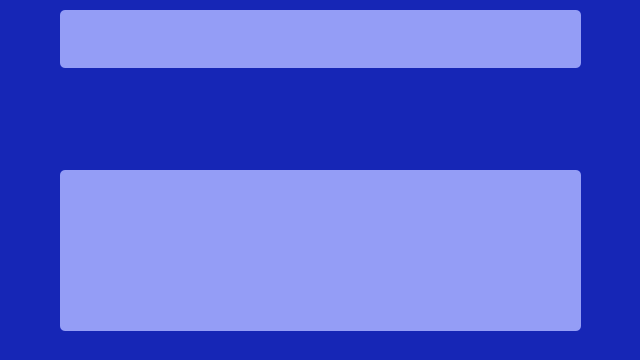
<?xml version="1.0" encoding="UTF-8"?>
<ui version="4.0">
 <class>MainWindow</class>
 <widget class="QMainWindow" name="MainWindow">
  <property name="geometry">
   <rect>
    <x>0</x>
    <y>0</y>
    <width>640</width>
    <height>360</height>
   </rect>
  </property>
  <property name="windowTitle">
   <string>MainWindow</string>
  </property>
  <property name="layoutDirection">
   <enum>Qt::LeftToRight</enum>
  </property>
  <property name="styleSheet">
   <string notr="true">background-color:#1626B6;
font: 15pt &quot;Courier New&quot;;
color:white;</string>
  </property>
  <widget class="QWidget" name="centralwidget">
   <widget class="QLabel" name="label">
    <property name="geometry">
     <rect>
      <x>60</x>
      <y>10</y>
      <width>521</width>
      <height>58</height>
     </rect>
    </property>
    <property name="styleSheet">
     <string notr="true">background-color:#949DF6;
align:center;
border-radius:5px;</string>
    </property>
    <property name="text">
     <string>&lt;html&gt;&lt;head/&gt;&lt;body&gt;&lt;p align=&quot;center&quot;&gt;&lt;br/&gt;&lt;/p&gt;&lt;/body&gt;&lt;/html&gt;</string>
    </property>
   </widget>
   <widget class="QPushButton" name="pushButton">
    <property name="geometry">
     <rect>
      <x>280</x>
      <y>80</y>
      <width>74</width>
      <height>74</height>
     </rect>
    </property>
    <property name="styleSheet">
     <string notr="true">background: url(pause.png);
background-color:#1626B6;
border-radius:50;</string>
    </property>
    <property name="text">
     <string/>
    </property>
    <property name="icon">
     <iconset>
      <normaloff>pauser.png</normaloff>pauser.png</iconset>
    </property>
    <property name="iconSize">
     <size>
      <width>74</width>
      <height>74</height>
     </size>
    </property>
   </widget>
   <widget class="QPushButton" name="pushButton_2">
    <property name="geometry">
     <rect>
      <x>200</x>
      <y>80</y>
      <width>74</width>
      <height>74</height>
     </rect>
    </property>
    <property name="styleSheet">
     <string notr="true">background: url(left.png);
background-color:#1626B6;
border-radius:50;</string>
    </property>
    <property name="text">
     <string/>
    </property>
    <property name="icon">
     <iconset>
      <normaloff>lefte.png</normaloff>lefte.png</iconset>
    </property>
    <property name="iconSize">
     <size>
      <width>74</width>
      <height>74</height>
     </size>
    </property>
   </widget>
   <widget class="QPushButton" name="pushButton_3">
    <property name="geometry">
     <rect>
      <x>360</x>
      <y>80</y>
      <width>74</width>
      <height>74</height>
     </rect>
    </property>
    <property name="autoFillBackground">
     <bool>false</bool>
    </property>
    <property name="styleSheet">
     <string notr="true">background: url(pause.png);
background-color:#1626B6;
border-radius:50;</string>
    </property>
    <property name="text">
     <string/>
    </property>
    <property name="icon">
     <iconset>
      <normaloff>righte.png</normaloff>righte.png</iconset>
    </property>
    <property name="iconSize">
     <size>
      <width>74</width>
      <height>74</height>
     </size>
    </property>
   </widget>
   <widget class="QTextEdit" name="textEdit">
    <property name="geometry">
     <rect>
      <x>60</x>
      <y>170</y>
      <width>521</width>
      <height>161</height>
     </rect>
    </property>
    <property name="styleSheet">
     <string notr="true">background-color:#949DF6;
border-radius:5px;</string>
    </property>
    <property name="overwriteMode">
     <bool>false</bool>
    </property>
   </widget>
  </widget>
  <widget class="QStatusBar" name="statusbar"/>
 </widget>
 <resources/>
 <connections/>
</ui>
